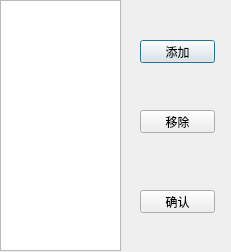
<?xml version="1.0" encoding="UTF-8"?>
<ui version="4.0">
 <class>AddSendName</class>
 <widget class="QDialog" name="AddSendName">
  <property name="geometry">
   <rect>
    <x>0</x>
    <y>0</y>
    <width>231</width>
    <height>252</height>
   </rect>
  </property>
  <property name="windowTitle">
   <string>Dialog</string>
  </property>
  <widget class="QListWidget" name="sendNameListWidget">
   <property name="geometry">
    <rect>
     <x>0</x>
     <y>0</y>
     <width>121</width>
     <height>251</height>
    </rect>
   </property>
  </widget>
  <widget class="QPushButton" name="addButton">
   <property name="geometry">
    <rect>
     <x>140</x>
     <y>40</y>
     <width>75</width>
     <height>23</height>
    </rect>
   </property>
   <property name="text">
    <string>添加</string>
   </property>
  </widget>
  <widget class="QPushButton" name="moveButton">
   <property name="geometry">
    <rect>
     <x>140</x>
     <y>110</y>
     <width>75</width>
     <height>23</height>
    </rect>
   </property>
   <property name="text">
    <string>移除</string>
   </property>
  </widget>
  <widget class="QPushButton" name="confirmButton">
   <property name="geometry">
    <rect>
     <x>140</x>
     <y>190</y>
     <width>75</width>
     <height>23</height>
    </rect>
   </property>
   <property name="text">
    <string>确认</string>
   </property>
  </widget>
 </widget>
 <resources/>
 <connections/>
</ui>
